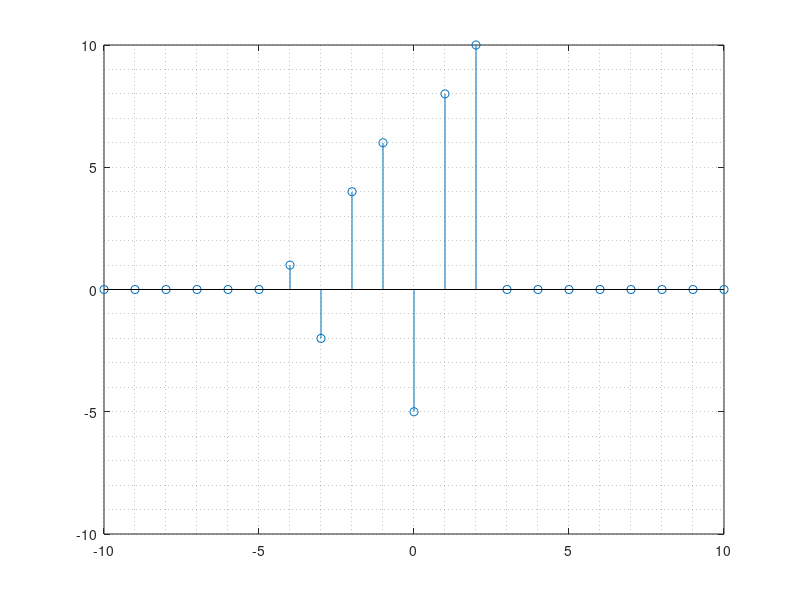
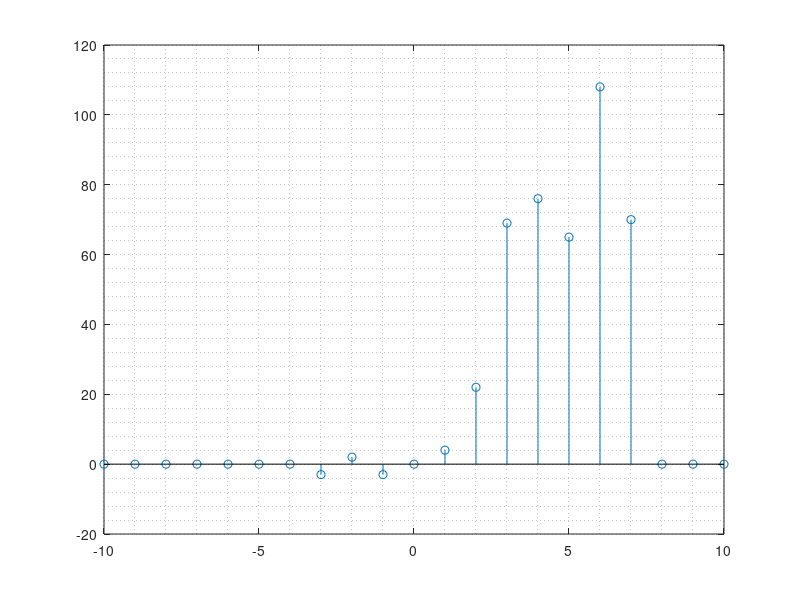

The MATLAB script that drew these images, in order:
x = [0 0 0 0 0 0 1 -2 4 6 -5 8 10 0 0 0 0 0 0 0 0];
n = [-10 -9 -8 -7 -6 -5 -4 -3 -2 -1 0 1 2 3 4 5 6 7 8 9 10];

function [x_s] = myshift(x,s)
  x_s = x;
  for i = 1:1:length(x)-s
    x_s(i+s) = x(i);
  endfor

endfunction

x_3 = zeros(1,length(x));

for i = 1:1:5
  x_s = myshift(x,i);
  x_3 = x_3 + (n.*x_s);
endfor

figure
stem(n,x)
grid minor

figure
stem(n,x_3)
grid minor